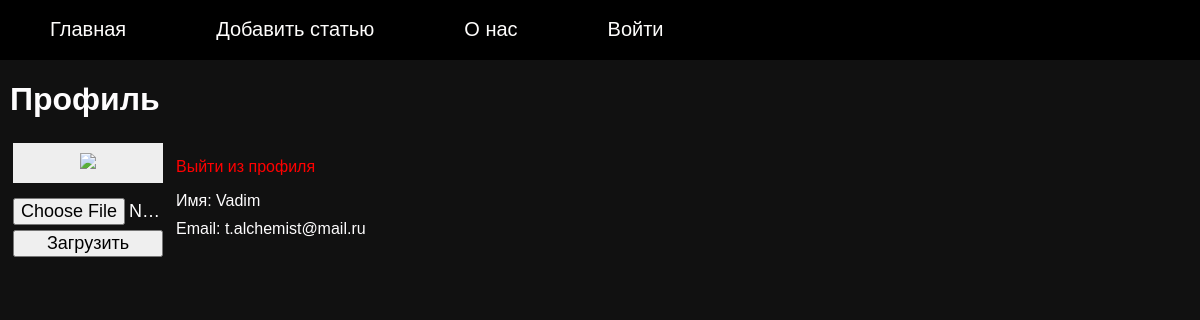
Screenshot of /profile (signed in) with the database file from the repository.
### tables this page shows
CREATE TABLE mainmenu (
id integer PRIMARY KEY AUTOINCREMENT,
title text NOT NULL,
url text NOT NULL
);

CREATE TABLE users (
id integer PRIMARY KEY AUTOINCREMENT,
name text NOT NULL,
email text NOT NULL,
psw text NOT NULL,
avatar BLOB DEFAULT NULL,
time integer NOT NULL
);

### flsite.py (the view)
@app.route('/profile')
@login_required
def profile():
    return render_template("profile.html", menu=dbase.getMenu(), title="Профиль")

### FDataBase.py (called while the page is built)
    def getMenu(self):
        sql = '''SELECT * FROM mainmenu'''
        try:
            self.__cur.execute(sql)
            res = self.__cur.fetchall()
            if res: return res
        except:
            print("Ошибка чтения из БД")
        return []

    def getUser(self, user_id):
        try:
            self.__cur.execute(f"SELECT * FROM users WHERE id = {user_id} LIMIT 1")
            res = self.__cur.fetchone()
            if not res:
                print("Пользователь не найден")
                return False
            return res
        except sqlite3.Error as e:
            print("Ошибка получения данных из БД"+str(e))
        return False

### UserLogin.py (called while the page is built)
    def fromDB(self, user_id, db):
        self.__user = db.getUser(user_id)
        return self

    def getName(self):
        return self.__user['name'] if self.__user else "Без имени"

    def getEmail(self):
        return self.__user['email'] if self.__user else "Без email"

### flsite.py (called while the page is built)
@login_manager.user_loader
def load_user(user_id):
    print("load_user")
    return UserLogin().fromDB(user_id, dbase)

def connect_db():
    conn = sqlite3.connect(app.config['DATABASE'])
    conn.row_factory = sqlite3.Row
    return conn

def get_db():
    if not hasattr(g, 'link_db'):
        g.link_db = connect_db()
    return g.link_db

@app.before_request
def before_request():
    global dbase
    db = get_db()
    dbase = FDataBase(db)

### templates/profile.html (shortened to what this page needs)
 {% extends 'base.html' %}
{% block content %}
{{ super() }}
<table border="0" class="profile-table">
	<tr><td valign="top">
		<div class="profile-ava"><img src="{{ url_for('userava') }}"></div>
		<div class="profile-load">
		<form action="{{url_for('upload')}}" method="POST" enctype="multipart/form-data">
			<p><input type="file" name="file">
			<p><input type="submit" value="Загрузить">
		</form>
		</div>
	</td>
	<td valign="top" class="profile-panel">
		<p><a href="{{url_for('logout')}}">Выйти из профиля</a>
		<ul class="profile-info">
		<li>Имя: {{ current_user.getName() }}</li>
		<li>Email: {{ current_user.getEmail() }}</li>
		</ul>
	</td></tr>
</table>
{% endblock %}

### templates/base.html (shortened to what this page needs)
<!DOCTYPE html>
<html lang="en">
<head>
<link type="text/css" href="{{url_for('static', filename='css/styles.css')}}" rel="stylesheet">
</head>
<body>
{% block content -%}
    {%- block mainmenu -%}
<ul class="mainmenu">
{% for p in menu %}
<li><a href="{{p.url}}">{{p.title}}</a></li>
{% endfor %}
</ul>
    {% endblock mainmenu -%}
<div class="content">
    {% if title -%}
<h1>{{title}}</h1>
    {% else -%}
<h1>Название заголовка</h1>
    {% endif -%}
{% endblock -%}
</div>
</body>
</html>

### static/css/styles.css (style rules this page uses)
html, body { font-family: 'Arial'; margin: 0; padding: 0; height: 100%; width: 100%; background: #111111; color: #fefdfe; }
a { color: red; text-decoration: none; }
ul.mainmenu { list-style: none; background: #000; height: 60px; margin: 0; padding: 0; color: #fefdfc; font-size: 20px; overflow: hidden; }
ul.mainmenu li { float: left; margin: 18px 40px 0 50px; }
ul.mainmenu li a { color: #fefdfc; text-decoration: none; }
div.content { margin: 10px; }
.profile-ava { width: 130px; text-align: center; overflow: hidden; background: #eee; padding: 10px; }
.profile-ava img { max-width: 150px; height: auto; }
.profile-load { margin-top: 10px; overflow: hidden; max-width: 150px; }
.profile-load input[type=submit], input[type=file] { width: 100%; font-size: 18px; }
.profile-load p { padding: 0; margin: 5px 0 0 0; }
.profile-panel { padding: 0 0 0 10px; }
ul.profile-info { list-style: none; margin: 10px 0 0 0; padding: 0; color: #fefdfe; }
ul.profile-info li { margin-top: 10px; }

### rows the page displays
mainmenu: title "Главная"
mainmenu: title "Добавить статью"
mainmenu: title "О нас"
mainmenu: title "Войти"
users: getName "Vadim", getEmail "t.alchemist@mail.ru"

### other values shown
{{ title }} "Профиль"
